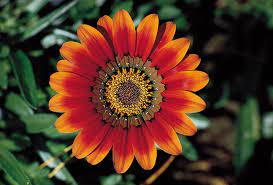
#> input picture Images/flower.jpg, 273 x 185 px
$ jupyter execute image_filtering.ipynb
#> lines starting #> are read from the running program, lines starting #| are printed output that depends on the picture
[cell 1]
# importing libraries
import cv2
import numpy as np

image = cv2.imread('Images/flower.jpg')
#> image is the input picture: shape (185, 273, 3); mean B, G, R 36.1, 54, 84.3

cv2.imshow('Original Image', image)
cv2.waitKey(0)

# Gaussian Blur
Gaussian = cv2.GaussianBlur(image, (7, 7), 0)
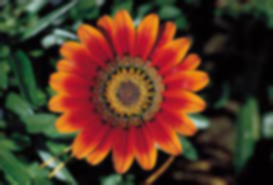
#> Gaussian: shape (185, 273, 3); mean B, G, R 36.1, 54, 84.3
cv2.imshow('Gaussian Blurring', Gaussian)
cv2.waitKey(0)

# Median Blur
median = cv2.medianBlur(image, 5)
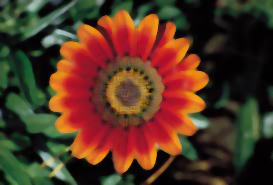
#> median: shape (185, 273, 3); mean B, G, R 35.3, 53.5, 84.3
cv2.imshow('Median Blurring', median)
cv2.waitKey(0)


# Bilateral Blur
bilateral = cv2.bilateralFilter(image, 9, 75, 75)
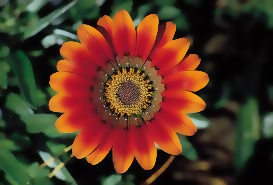
#> bilateral: shape (185, 273, 3); mean B, G, R 35.8, 53.8, 84.3
cv2.imshow('Bilateral Blurring', bilateral)
cv2.waitKey(0)
cv2.destroyAllWindows()

$ run again, with Images/op.jpg copied over Images/flower.jpg
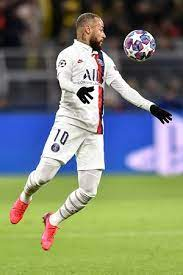
#> input picture Images/op.jpg, 183 x 275 px
#> image is the input picture: shape (275, 183, 3); mean B, G, R 114.6, 132.8, 125.5
#> `Gaussian = cv2.GaussianBlur(image, (7, 7), 0)`:
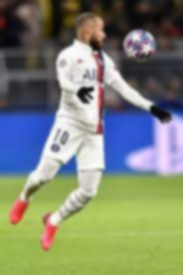
#> Gaussian: shape (275, 183, 3); mean B, G, R 114.6, 132.8, 125.5
#> `median = cv2.medianBlur(image, 5)`:
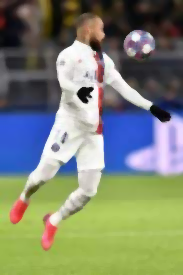
#> median: shape (275, 183, 3); mean B, G, R 115.4, 133.5, 126.1

$ run again, with Images/pic1.jpg copied over Images/flower.jpg
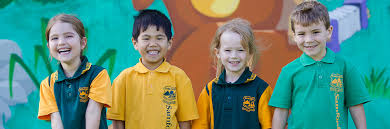
#> input picture Images/pic1.jpg, 390 x 129 px
#> image is the input picture: shape (129, 390, 3); mean B, G, R 120.5, 139.2, 93.8
#> `Gaussian = cv2.GaussianBlur(image, (7, 7), 0)`:
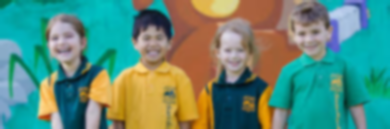
#> Gaussian: shape (129, 390, 3); mean B, G, R 120.5, 139.2, 93.8
#> `bilateral = cv2.bilateralFilter(image, 9, 75, 75)`:
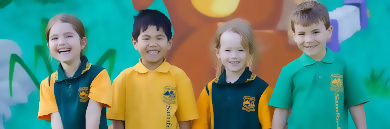
#> bilateral: shape (129, 390, 3); mean B, G, R 120.7, 139.4, 93.8
